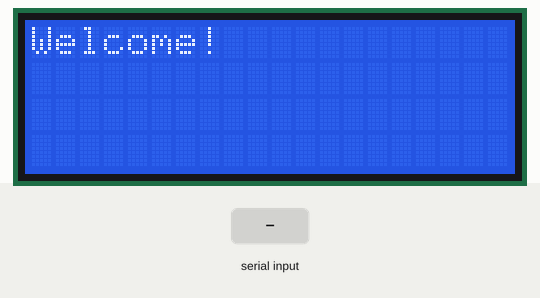
This sketch was run on a simulated Arduino Uno, built with avr-gcc and run on an emulated ATmega328P. Parts: 20×4 character LCD. Inputs (shaded band) come from the test bench.

Above: at 3.1 s.
At 4.6 s:
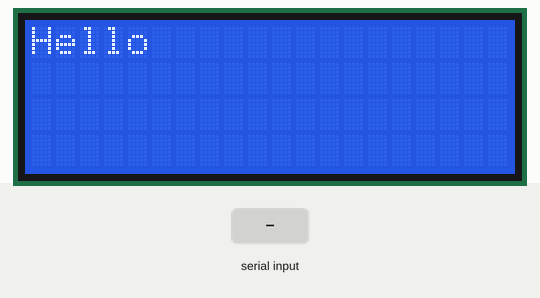
4.7 s: "1" received over the second serial link
At 6.0 s:
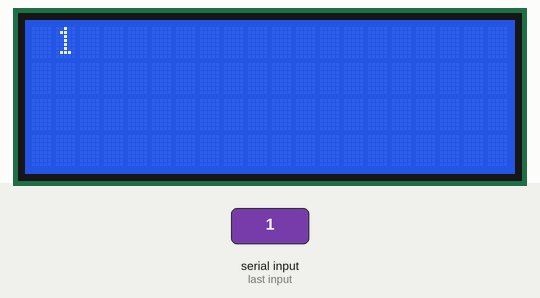
Timing chart, 0 to 7.7 s (numbered marks = the images above; inputs shaded):
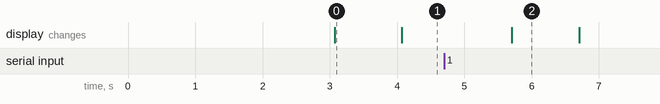

Measured:
- after the input at 4.7 s, the display: changes after 1.0 s (image 2)
- what the display in image 0 shows lasts 1.0 s, from 3.1 s to 4.1 s

The sketch:

Wireless_Display.ino
```cpp
#include <LiquidCrystal.h>
#include <SoftwareSerial.h>

LiquidCrystal lcd (4, 5, 6, 7, 8, 9);
SoftwareSerial mySerial (2, 3);   //(RX, TX);

String val = "Hello";
String oldval;
String newval ="Hello";
int i = 0;
int len=0;

void setup()
{
  // put your setup code here, to run once:
  lcd.begin(20,4);
  mySerial.begin(9600);
  //Serial.begin(9600);
  lcd.setCursor(0, 0);
  lcd.print("Wireless Display");
  lcd.setCursor(0, 1);
  lcd.print("Using Bluetooth");
  delay(3000);
  lcd.clear();
  lcd.print("Welcome!");
}

void loop()
{
  val = mySerial.readString();
  val.trim();
  Serial.println(val);
  if(val != oldval)
  {
    newval = val;
  }
  lcd.clear();
  len=newval.length();
  if (len>40){
    lcd.print("Out of Bounds");
    }
    else{
  lcd.setCursor(i, 0);
  lcd.print(newval);

  i++;

  if(+len >= 20 )
  {
    i = 0;
  }
  val = oldval;
}
}
```
